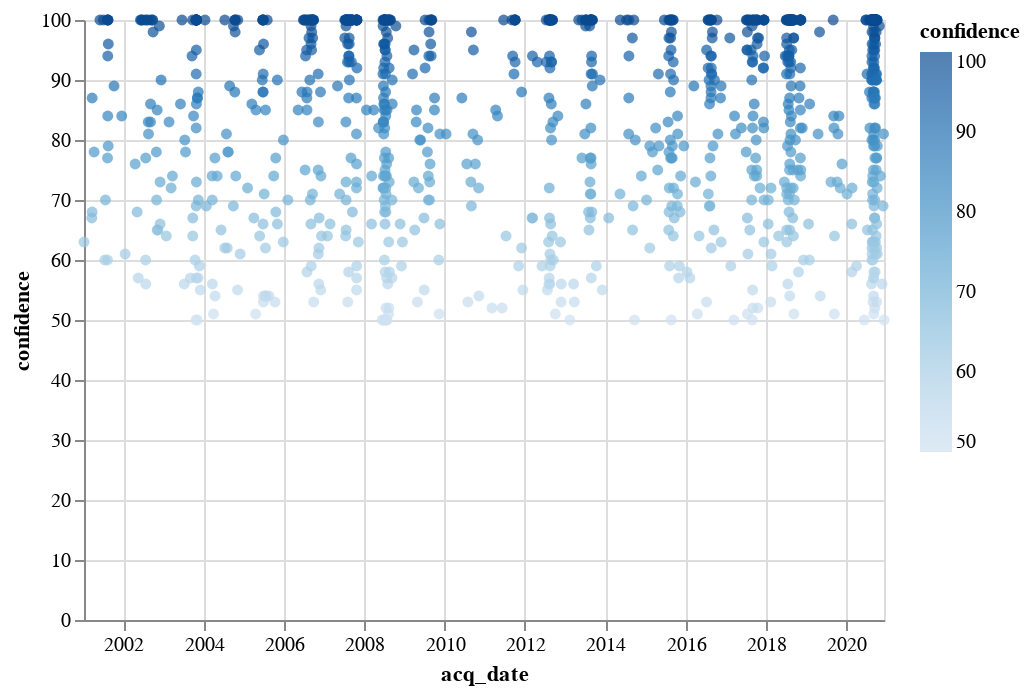

The cell this chart's notebook holds for it:
### Code cell
alt.Chart(df_1000).mark_circle().encode(
    x='acq_date',
    y='confidence',
    color='confidence',
)

### Figure 1 — Vega-Lite specification as saved in the notebook (floating-point values rounded to 4 significant figures; data arrays with more than 128 entries replaced by an {"elided": "..."} marker saying what was removed)
{"config": {"view": {"continuousWidth": 400, "continuousHeight": 300}}, "data": {"name": "data-f7d941bbd19b6220296bcb95d5c794b4"}, "mark": "circle", "encoding": {"color": {"field": "confidence", "type": "quantitative"}, "x": {"field": "acq_date", "type": "temporal"}, "y": {"field": "confidence", "type": "quantitative"}}, "$schema": "https://vega.github.io/schema/vega-lite/v4.17.0.json", "datasets": {"data-f7d941bbd19b6220296bcb95d5c794b4": {"elided": "1000 records"}}}
